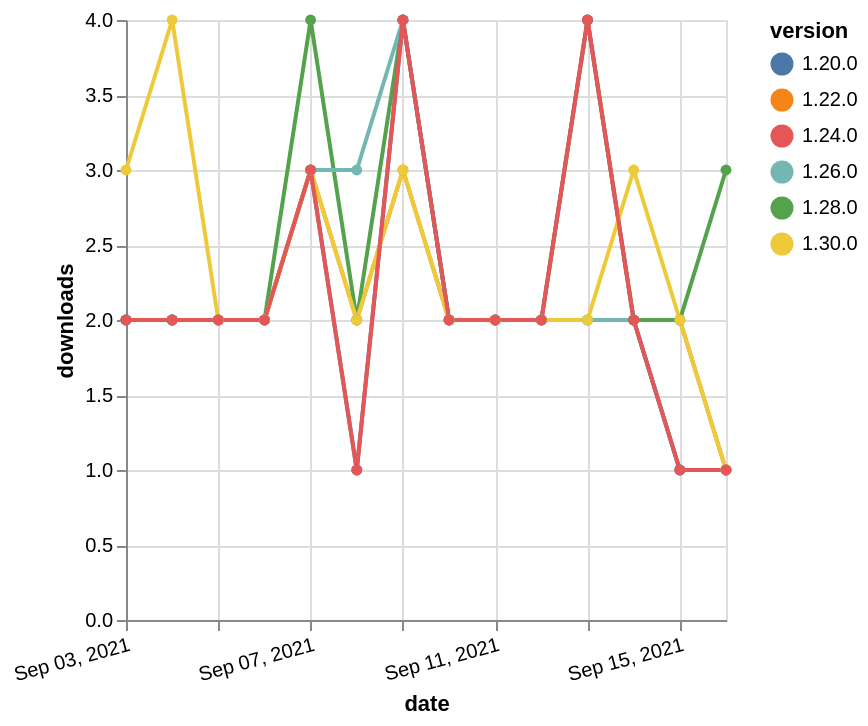

Write a Vega-Lite specification for this figure.
### Vega-Lite specification from a JSON file in a GitHub repository (floating-point values rounded to 4 significant figures)
{"$schema": "https://vega.github.io/schema/vega-lite/v5.json", "description": "A simple bar chart with embedded data.", "data": {"values": [{"date": "2021-09-03", "total": 1655, "delta": 2, "version": "1.22.0"}, {"date": "2021-09-04", "total": 1657, "delta": 2, "version": "1.22.0"}, {"date": "2021-09-05", "total": 1659, "delta": 2, "version": "1.22.0"}, {"date": "2021-09-06", "total": 1661, "delta": 2, "version": "1.22.0"}, {"date": "2021-09-07", "total": 1664, "delta": 3, "version": "1.22.0"}, {"date": "2021-09-08", "total": 1666, "delta": 2, "version": "1.22.0"}, {"date": "2021-09-09", "total": 1669, "delta": 3, "version": "1.22.0"}, {"date": "2021-09-10", "total": 1671, "delta": 2, "version": "1.22.0"}, {"date": "2021-09-11", "total": 1673, "delta": 2, "version": "1.22.0"}, {"date": "2021-09-12", "total": 1675, "delta": 2, "version": "1.22.0"}, {"date": "2021-09-13", "total": 1679, "delta": 4, "version": "1.22.0"}, {"date": "2021-09-14", "total": 1681, "delta": 2, "version": "1.22.0"}, {"date": "2021-09-15", "total": 1683, "delta": 2, "version": "1.22.0"}, {"date": "2021-09-16", "total": 1684, "delta": 1, "version": "1.22.0"}, {"date": "2021-09-03", "total": 695, "delta": 2, "version": "1.28.0"}, {"date": "2021-09-04", "total": 697, "delta": 2, "version": "1.28.0"}, {"date": "2021-09-05", "total": 699, "delta": 2, "version": "1.28.0"}, {"date": "2021-09-06", "total": 701, "delta": 2, "version": "1.28.0"}, {"date": "2021-09-07", "total": 705, "delta": 4, "version": "1.28.0"}, {"date": "2021-09-08", "total": 707, "delta": 2, "version": "1.28.0"}, {"date": "2021-09-09", "total": 711, "delta": 4, "version": "1.28.0"}, {"date": "2021-09-10", "total": 713, "delta": 2, "version": "1.28.0"}, {"date": "2021-09-11", "total": 715, "delta": 2, "version": "1.28.0"}, {"date": "2021-09-12", "total": 717, "delta": 2, "version": "1.28.0"}, {"date": "2021-09-13", "total": 719, "delta": 2, "version": "1.28.0"}, {"date": "2021-09-14", "total": 721, "delta": 2, "version": "1.28.0"}, {"date": "2021-09-15", "total": 723, "delta": 2, "version": "1.28.0"}, {"date": "2021-09-16", "total": 726, "delta": 3, "version": "1.28.0"}, {"date": "2021-09-03", "total": 1006, "delta": 2, "version": "1.26.0"}, {"date": "2021-09-04", "total": 1008, "delta": 2, "version": "1.26.0"}, {"date": "2021-09-05", "total": 1010, "delta": 2, "version": "1.26.0"}, {"date": "2021-09-06", "total": 1012, "delta": 2, "version": "1.26.0"}, {"date": "2021-09-07", "total": 1015, "delta": 3, "version": "1.26.0"}, {"date": "2021-09-08", "total": 1018, "delta": 3, "version": "1.26.0"}, {"date": "2021-09-09", "total": 1022, "delta": 4, "version": "1.26.0"}, {"date": "2021-09-10", "total": 1024, "delta": 2, "version": "1.26.0"}, {"date": "2021-09-11", "total": 1026, "delta": 2, "version": "1.26.0"}, {"date": "2021-09-12", "total": 1028, "delta": 2, "version": "1.26.0"}, {"date": "2021-09-13", "total": 1030, "delta": 2, "version": "1.26.0"}, {"date": "2021-09-14", "total": 1032, "delta": 2, "version": "1.26.0"}, {"date": "2021-09-15", "total": 1033, "delta": 1, "version": "1.26.0"}, {"date": "2021-09-16", "total": 1034, "delta": 1, "version": "1.26.0"}, {"date": "2021-09-03", "total": 2047, "delta": 2, "version": "1.20.0"}, {"date": "2021-09-04", "total": 2049, "delta": 2, "version": "1.20.0"}, {"date": "2021-09-05", "total": 2051, "delta": 2, "version": "1.20.0"}, {"date": "2021-09-06", "total": 2053, "delta": 2, "version": "1.20.0"}, {"date": "2021-09-07", "total": 2056, "delta": 3, "version": "1.20.0"}, {"date": "2021-09-08", "total": 2057, "delta": 1, "version": "1.20.0"}, {"date": "2021-09-09", "total": 2061, "delta": 4, "version": "1.20.0"}, {"date": "2021-09-10", "total": 2063, "delta": 2, "version": "1.20.0"}, {"date": "2021-09-11", "total": 2065, "delta": 2, "version": "1.20.0"}, {"date": "2021-09-12", "total": 2067, "delta": 2, "version": "1.20.0"}, {"date": "2021-09-13", "total": 2071, "delta": 4, "version": "1.20.0"}, {"date": "2021-09-14", "total": 2073, "delta": 2, "version": "1.20.0"}, {"date": "2021-09-15", "total": 2074, "delta": 1, "version": "1.20.0"}, {"date": "2021-09-16", "total": 2075, "delta": 1, "version": "1.20.0"}, {"date": "2021-09-03", "total": 224, "delta": 3, "version": "1.30.0"}, {"date": "2021-09-04", "total": 228, "delta": 4, "version": "1.30.0"}, {"date": "2021-09-05", "total": 230, "delta": 2, "version": "1.30.0"}, {"date": "2021-09-06", "total": 232, "delta": 2, "version": "1.30.0"}, {"date": "2021-09-07", "total": 235, "delta": 3, "version": "1.30.0"}, {"date": "2021-09-08", "total": 237, "delta": 2, "version": "1.30.0"}, {"date": "2021-09-09", "total": 240, "delta": 3, "version": "1.30.0"}, {"date": "2021-09-10", "total": 242, "delta": 2, "version": "1.30.0"}, {"date": "2021-09-11", "total": 244, "delta": 2, "version": "1.30.0"}, {"date": "2021-09-12", "total": 246, "delta": 2, "version": "1.30.0"}, {"date": "2021-09-13", "total": 248, "delta": 2, "version": "1.30.0"}, {"date": "2021-09-14", "total": 251, "delta": 3, "version": "1.30.0"}, {"date": "2021-09-15", "total": 253, "delta": 2, "version": "1.30.0"}, {"date": "2021-09-16", "total": 254, "delta": 1, "version": "1.30.0"}, {"date": "2021-09-03", "total": 1486, "delta": 2, "version": "1.24.0"}, {"date": "2021-09-04", "total": 1488, "delta": 2, "version": "1.24.0"}, {"date": "2021-09-05", "total": 1490, "delta": 2, "version": "1.24.0"}, {"date": "2021-09-06", "total": 1492, "delta": 2, "version": "1.24.0"}, {"date": "2021-09-07", "total": 1495, "delta": 3, "version": "1.24.0"}, {"date": "2021-09-08", "total": 1496, "delta": 1, "version": "1.24.0"}, {"date": "2021-09-09", "total": 1500, "delta": 4, "version": "1.24.0"}, {"date": "2021-09-10", "total": 1502, "delta": 2, "version": "1.24.0"}, {"date": "2021-09-11", "total": 1504, "delta": 2, "version": "1.24.0"}, {"date": "2021-09-12", "total": 1506, "delta": 2, "version": "1.24.0"}, {"date": "2021-09-13", "total": 1510, "delta": 4, "version": "1.24.0"}, {"date": "2021-09-14", "total": 1512, "delta": 2, "version": "1.24.0"}, {"date": "2021-09-15", "total": 1513, "delta": 1, "version": "1.24.0"}, {"date": "2021-09-16", "total": 1514, "delta": 1, "version": "1.24.0"}]}, "width": "container", "mark": {"type": "line", "point": {"filled": true}}, "encoding": {"x": {"field": "date", "type": "temporal", "timeUnit": "yearmonthdate", "title": "date", "axis": {"labelAngle": -15}}, "y": {"field": "delta", "type": "quantitative", "title": "downloads"}, "color": {"field": "version", "type": "nominal"}, "tooltip": {"field": "delta"}}}
